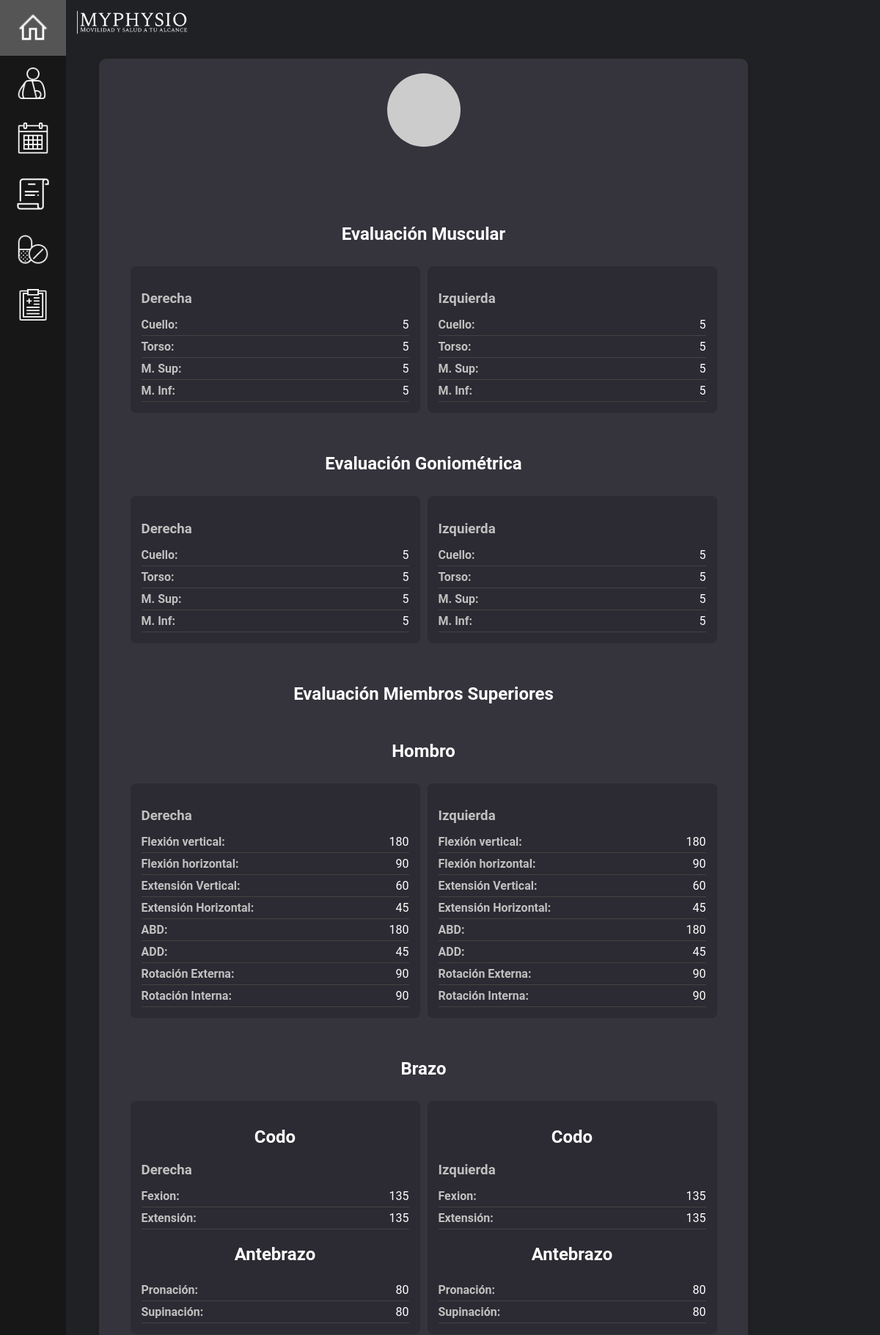
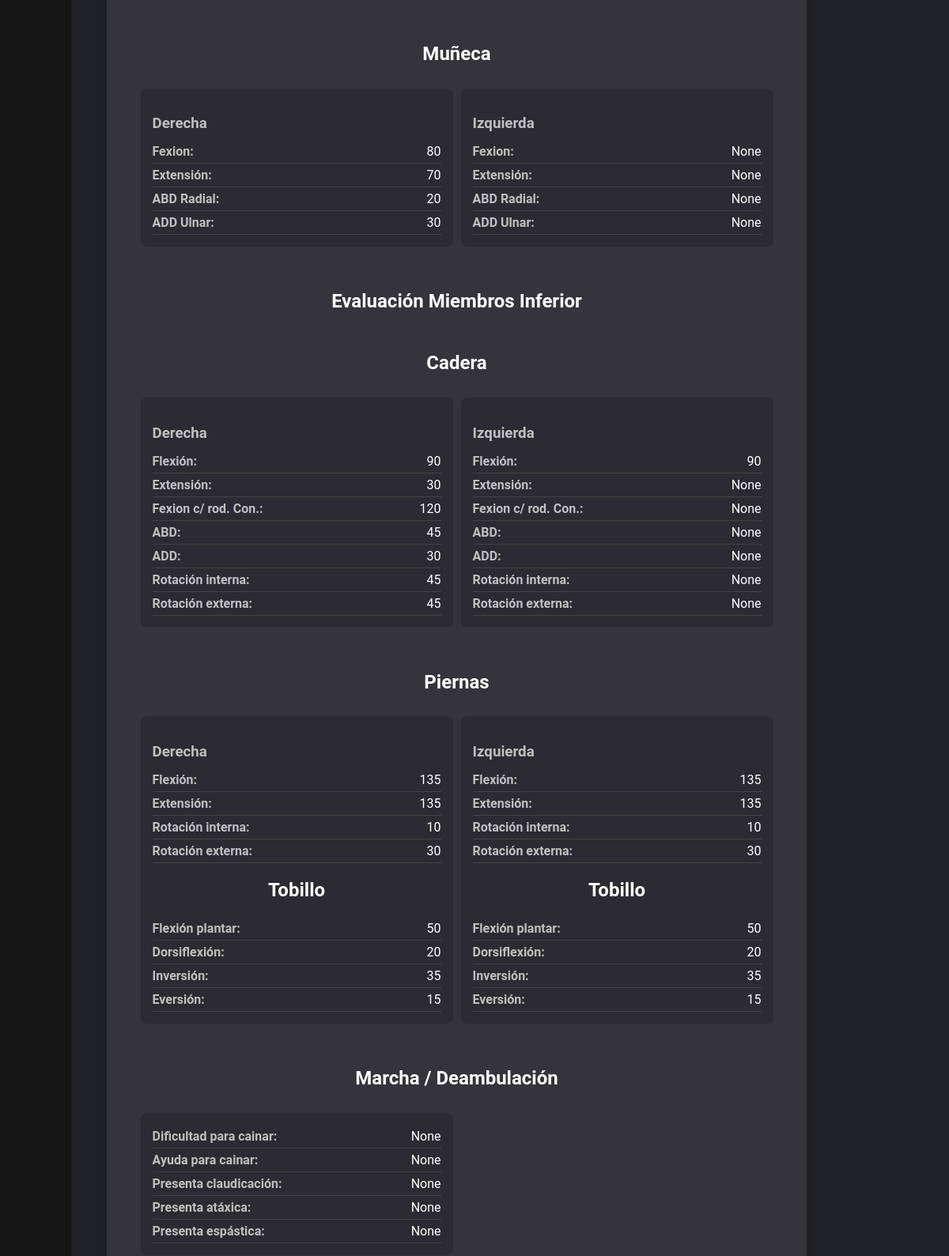
The app's page /mostrar_historial/2/ (upper part) with its own data (2 pictures, top to bottom).
### mainapp/models.py (models this page shows, shortened)
class Historial(models.Model):
    paciente = models.ForeignKey(Paciente, on_delete=models.CASCADE, blank=False, null=False)
    fecha = models.DateField()
    cuello_d = models.IntegerField(blank=True, null=True)
    torso_d = models.IntegerField(blank=True, null=True)
    m_sup_d = models.IntegerField(blank=True, null=True)
    m_inf_d = models.IntegerField(blank=True, null=True)
    cuello_i = models.IntegerField(blank=True, null=True)
    torso_i = models.IntegerField(blank=True, null=True)
    m_sup_i = models.IntegerField(blank=True, null=True)
    m_inf_i = models.IntegerField(blank=True, null=True)
    cuello_dg = models.IntegerField(blank=True, null=True)
    torso_dg = models.IntegerField(blank=True, null=True)
    m_sup_dg = models.IntegerField(blank=True, null=True)
    m_inf_dg = models.IntegerField(blank=True, null=True)
    cuello_ig = models.IntegerField(blank=True, null=True)
    torso_ig = models.IntegerField(blank=True, null=True)
    m_sup_ig = models.IntegerField(blank=True, null=True)
    m_inf_ig = models.IntegerField(blank=True, null=True)
    flexv_ms_hd = models.IntegerField(blank=True, null=True)
    flexh_ms_hd = models.IntegerField(blank=True, null=True)
    extv_ms_hd = models.IntegerField(blank=True, null=True)
    exth_ms_hd = models.IntegerField(blank=True, null=True)
    abd_ms_hd = models.IntegerField(blank=True, null=True)
    add_ms_hd = models.IntegerField(blank=True, null=True)
    rotext_ms_hd = models.IntegerField(blank=True, null=True)
    rotint_ms_hd = models.IntegerField(blank=True, null=True)
    flexv_ms_hi = models.IntegerField(blank=True, null=True)
    flexh_ms_hi = models.IntegerField(blank=True, null=True)
    extv_ms_hi = models.IntegerField(blank=True, null=True)
    exth_ms_hi = models.IntegerField(blank=True, null=True)
    abd_ms_hi = models.IntegerField(blank=True, null=True)
    add_ms_hi = models.IntegerField(blank=True, null=True)
    rotext_ms_hi = models.IntegerField(blank=True, null=True)
    rotint_ms_hi = models.IntegerField(blank=True, null=True)
    flex_ms_bd = models.IntegerField(blank=True, null=True)
    ext_ms_bd = models.IntegerField(blank=True, null=True)
    pron_ms_bd = models.IntegerField(blank=True, null=True)
    susp_ms_bd = models.IntegerField(blank=True, null=True)
    flex_ms_bi = models.IntegerField(blank=True, null=True)
    ext_ms_bi = models.IntegerField(blank=True, null=True)
    pron_ms_bi = models.IntegerField(blank=True, null=True)
    susp_ms_bi = models.IntegerField(blank=True, null=True)
    flex_ms_md = models.IntegerField(blank=True, null=True)
    ext_ms_md = models.IntegerField(blank=True, null=True)
    abdr_ms_md = models.IntegerField(blank=True, null=True)
    add_ms_md = models.IntegerField(blank=True, null=True)
    flex_ms_mi = models.IntegerField(blank=True, null=True)
    ext_ms_mi = models.IntegerField(blank=True, null=True)
    abdr_ms_mi = models.IntegerField(blank=True, null=True)
    add_ms_mi = models.IntegerField(blank=True, null=True)
    flex_mi_cd = models.IntegerField(blank=True, null=True)
    ext_mi_cd = models.IntegerField(blank=True, null=True)
    flexcr_mi_cd = models.IntegerField(blank=True, null=True)
    abd_mi_cd = models.IntegerField(blank=True, null=True)
    add_mi_cd = models.IntegerField(blank=True, null=True)
    rotint_mi_cd = models.IntegerField(blank=True, null=True)
    rotext_mi_cd = models.IntegerField(blank=True, null=True)
    flex_mi_ci = models.IntegerField(blank=True, null=True)
    ext_mi_ci = models.IntegerField(blank=True, null=True)
    flexcr_mi_ci = models.IntegerField(blank=True, null=True)
    abd_mi_ci = models.IntegerField(blank=True, null=True)
    add_mi_ci = models.IntegerField(blank=True, null=True)
    rotint_mi_ci = models.IntegerField(blank=True, null=True)
    rotext_mi_ci = models.IntegerField(blank=True, null=True)
    flex_mi_pd = models.IntegerField(blank=True, null=True)
    ext_mi_pd = models.IntegerField(blank=True, null=True)
    rotint_mi_pd = models.IntegerField(blank=True, null=True)
    rotext_mi_pd = models.IntegerField(blank=True, null=True)
    flexplan_mi_pd = models.IntegerField(blank=True, null=True)
    dors_mi_pd = models.IntegerField(blank=True, null=True)
    inve_mi_pd = models.IntegerField(blank=True, null=True)
    ever_mi_pd = models.IntegerField(blank=True, null=True)
    flex_mi_pi = models.IntegerField(blank=True, null=True)
    ext_mi_pi = models.IntegerField(blank=True, null=True)
    rotint_mi_pi = models.IntegerField(blank=True, null=True)
    rotext_mi_pi = models.IntegerField(blank=True, null=True)
    flexplan_mi_pi = models.IntegerField(blank=True, null=True)
    dors_mi_pi = models.IntegerField(blank=True, null=True)
    inve_mi_pi = models.IntegerField(blank=True, null=True)
    ever_mi_pi = models.IntegerField(blank=True, null=True)
    pres_dif = models.CharField(max_length=250, blank=True, null=True)
    pres_ayud = models.CharField(max_length=250, blank=True, null=True)
    pres_claudi = models.CharField(max_length=250, blank=True, null=True)
    pres_atax = models.CharField(max_length=250, blank=True, null=True)
    pres_espa = models.CharField(max_length=250, blank=True, null=True)

### mainapp/views.py (the view)
# urls.py: path("mostrar_historial/<historial_id>/", views.mostrar_historial, name="mostrar_historial"),
def mostrar_historial(request, historial_id):
    historial = Historial.objects.get(pk=historial_id)
    return render(request, "./mostrar_historial.html", {'historial': historial})

### mainapp/templates/mostrar_historial.html (shortened to what this page needs)
{% extends "dashboard_home.html" %}
{% load static %}
{% block content %}
<div class="container_citas">
    <div class="card-container">
        <div class="avatar">
            <img src="https://via.placeholder.com/100" alt="Avatar del paciente">
        </div>
        <div class="form-step">
            <div class="form-grid">
                <h2 class="form-grid-title">Evaluación Muscular</h2>
                <div class="form-grid1">
                    <h3><strong>Derecha</strong></h3>
                    <p><strong>Cuello:</strong> {{ historial.cuello_d }}</p>
                    <p><strong>Torso:</strong> {{ historial.torso_d }}</p>
                    <p><strong>M. Sup:</strong> {{ historial.m_sup_d }}</p>
                    <p><strong>M. Inf:</strong> {{ historial.m_inf_d }}</p>
                </div>
                <div class="form-grid1">
                    <h3><strong>Izquierda</strong></h3>
                    <p><strong>Cuello:</strong> {{ historial.cuello_i }}</p>
                    <p><strong>Torso:</strong> {{ historial.torso_i }}</p>
                    <p><strong>M. Sup:</strong> {{ historial.m_sup_i }}</p>
                    <p><strong>M. Inf:</strong> {{ historial.m_inf_i }}</p>
                </div>
            </div>
            <div class="form-grid">
                <h2 class="form-grid-title">Evaluación Goniométrica</h2>
                <div class="form-grid1">
                    <h3><strong>Derecha</strong></h3>
                    <p><strong>Cuello:</strong> {{ historial.cuello_dg }}</p>
                    <p><strong>Torso:</strong> {{ historial.torso_dg }}</p>
                    <p><strong>M. Sup:</strong> {{ historial.m_sup_dg }}</p>
                    <p><strong>M. Inf:</strong> {{ historial.m_inf_dg }}</p>
                </div>
                <div class="form-grid1">
                    <h3><strong>Izquierda</strong></h3>
                    <p><strong>Cuello:</strong> {{ historial.cuello_ig }}</p>
                    <p><strong>Torso:</strong> {{ historial.torso_ig }}</p>
                    <p><strong>M. Sup:</strong> {{ historial.m_sup_ig }}</p>
                    <p><strong>M. Inf:</strong> {{ historial.m_inf_ig }}</p>
                </div>
            </div>
            <div class="form-grid">
                <h2 class="form-grid-title">Evaluación Miembros Superiores</h2>
                <h2 class="form-grid-title">Hombro</h2>
                <div class="form-grid1">
                    <h3><strong>Derecha</strong></h3>
                    <p><strong>Flexión vertical:</strong> {{ historial.flexv_ms_hd }}</p>
                    <p><strong>Flexión horizontal:</strong> {{ historial.flexh_ms_hd }}</p>
                    <p><strong>Extensión Vertical:</strong> {{ historial.extv_ms_hd }}</p>
                    <p><strong>Extensión Horizontal:</strong> {{ historial.exth_ms_hd }}</p>
                    <p><strong>ABD:</strong> {{ historial.abd_ms_hd }}</p>
                    <p><strong>ADD:</strong> {{ historial.add_ms_hd }}</p>
                    <p><strong>Rotación Externa:</strong> {{ historial.rotext_ms_hd }}</p>
                    <p><strong>Rotación Interna:</strong> {{ historial.rotint_ms_hd }}</p>
                </div>
                <div class="form-grid1">
                    <h3><strong>Izquierda</strong></h3>
                    <p><strong>Flexión vertical:</strong> {{ historial.flexv_ms_hi }}</p>
                    <p><strong>Flexión horizontal:</strong> {{ historial.flexh_ms_hi }}</p>
                    <p><strong>Extensión Vertical:</strong> {{ historial.extv_ms_hi }}</p>
                    <p><strong>Extensión Horizontal:</strong> {{ historial.exth_ms_hi }}</p>
                    <p><strong>ABD:</strong> {{ historial.abd_ms_hi }}</p>
                    <p><strong>ADD:</strong> {{ historial.add_ms_hi }}</p>
                    <p><strong>Rotación Externa:</strong> {{ historial.rotext_ms_hi }}</p>
                    <p><strong>Rotación Interna:</strong> {{ historial.rotint_ms_hi }}</p>
                </div>
            </div>
            <div class="form-grid">
                <h2 class="form-grid-title">Brazo</h2>
                <div class="form-grid1">
                    <h2 class="form-grid-title">Codo</h2>
                    <h3><strong>Derecha</strong></h3>
                    <p><strong>Fexion:</strong> {{ historial.flex_ms_bd }}</p>
                    <p><strong>Extensión:</strong> {{ historial.ext_ms_bd }}</p>
                    <h2 class="form-grid-title">Antebrazo</h2>
                    <p><strong>Pronación:</strong> {{ historial.pron_ms_bd }}</p>
                    <p><strong>Supinación:</strong> {{ historial.susp_ms_bd }}</p>
                </div>
                <div class="form-grid1">
                    <h2 class="form-grid-title">Codo</h2>
                    <h3><strong>Izquierda</strong></h3>
                    <p><strong>Fexion:</strong> {{ historial.flex_ms_bi }}</p>
                    <p><strong>Extensión:</strong> {{ historial.ext_ms_bi }}</p>
                    <h2 class="form-grid-title">Antebrazo</h2>
                    <p><strong>Pronación:</strong> {{ historial.pron_ms_bi }}</p>
                    <p><strong>Supinación:</strong> {{ historial.susp_ms_bi }}</p>
                </div>
            </div>
            <div class="form-grid">
                <h2 class="form-grid-title">Muñeca</h2>
                <div class="form-grid1">
                    <h3><strong>Derecha</strong></h3>
                    <p><strong>Fexion:</strong> {{ historial.flex_ms_md }}</p>
                    <p><strong>Extensión:</strong> {{ historial.ext_ms_md }}</p>
                    <p><strong>ABD Radial:</strong> {{ historial.abdr_ms_md }}</p>
                    <p><strong>ADD Ulnar:</strong> {{ historial.add_ms_md }}</p>
                </div>
                <div class="form-grid1">
                    <h3><strong>Izquierda</strong></h3>
                    <p><strong>Fexion:</strong> {{ historial.flex_ms_mi }}</p>
                    <p><strong>Extensión:</strong> {{ historial.ext_ms_mi }}</p>
                    <p><strong>ABD Radial:</strong> {{ historial.abdr_ms_mi }}</p>
                    <p><strong>ADD Ulnar:</strong> {{ historial.add_ms_mi }}</p>
                </div>
            </div>
            <div class="form-grid">
                <h2 class="form-grid-title">Evaluación Miembros Inferior</h2>
                <h2 class="form-grid-title">Cadera</h2>
                <div class="form-grid1">
                    <h3><strong>Derecha</strong></h3>
                    <p><strong>Flexión:</strong> {{ historial.flex_mi_cd }}</p>
                    <p><strong>Extensión:</strong> {{ historial.ext_mi_cd }}</p>
                    <p><strong>Fexion c/ rod. Con.:</strong> {{ historial.flexcr_mi_cd }}</p>
                    <p><strong>ABD:</strong> {{ historial.abd_mi_cd }}</p>
                    <p><strong>ADD:</strong> {{ historial.add_mi_cd }}</p>
                    <p><strong>Rotación interna:</strong> {{ historial.rotint_mi_cd }}</p>
                    <p><strong>Rotación externa:</strong> {{ historial.rotext_mi_cd }}</p>
                </div>
                <div class="form-grid1">
                    <h3><strong>Izquierda</strong></h3>
                    <p><strong>Flexión:</strong> {{ historial.flex_mi_ci }}</p>
                    <p><strong>Extensión:</strong> {{ historial.ext_mi_ci }}</p>
                    <p><strong>Fexion c/ rod. Con.:</strong> {{ historial.flexcr_mi_ci }}</p>
                    <p><strong>ABD:</strong> {{ historial.abd_mi_ci }}</p>
                    <p><strong>ADD:</strong> {{ historial.add_mi_ci }}</p>
                    <p><strong>Rotación interna:</strong> {{ historial.rotint_mi_ci }}</p>
                    <p><strong>Rotación externa:</strong> {{ historial.rotext_mi_ci }}</p>
                </div>
            </div>
            <div class="form-grid">
                <h2 class="form-grid-title">Piernas</h2>
                <div class="form-grid1">
                    <h3><strong>Derecha</strong></h3>
                    <p><strong>Flexión:</strong> {{ historial.flex_mi_pd }}</p>
                    <p><strong>Extensión:</strong> {{ historial.ext_mi_pd }}</p>
                    <p><strong>Rotación interna:</strong> {{ historial.rotint_mi_pd }}</p>
                    <p><strong>Rotación externa:</strong> {{ historial.rotext_mi_pd }}</p>
                    <h2 class="form-grid-title">Tobillo</h2>
                    <p><strong>Flexión plantar:</strong> {{ historial.flexplan_mi_pd }}</p>
                    <p><strong>Dorsiflexión:</strong> {{ historial.dors_mi_pd }}</p>
                    <p><strong>Inversión:</strong> {{ historial.inve_mi_pd }}</p>
                    <p><strong>Eversión:</strong> {{ historial.ever_mi_pd}}</p>
                </div>
                <div class="form-grid1">
                    <h3><strong>Izquierda</strong></h3>
                    <p><strong>Flexión:</strong> {{ historial.flex_mi_pi }}</p>
                    <p><strong>Extensión:</strong> {{ historial.ext_mi_pi }}</p>
                    <p><strong>Rotación interna:</strong> {{ historial.rotint_mi_pi }}</p>
                    <p><strong>Rotación externa:</strong> {{ historial.rotext_mi_pi }}</p>
                    <h2 class="form-grid-title">Tobillo</h2>
                    <p><strong>Flexión plantar:</strong> {{ historial.flexplan_mi_pi }}</p>
                    <p><strong>Dorsiflexión:</strong> {{ historial.dors_mi_pi }}</p>
                    <p><strong>Inversión:</strong> {{ historial.inve_mi_pi }}</p>
                    <p><strong>Eversión:</strong> {{ historial.ever_mi_pi}}</p>
                </div>
            </div>
            <div class="form-grid">
                <h2 class="form-grid-title">Marcha / Deambulación</h2>
                <div class="form-grid1">
                    <p><strong>Dificultad para cainar:</strong> {{ historial.pres_dif  }}</p>
                    <p><strong>Ayuda para cainar:</strong> {{ historial.pres_ayud }}</p>
                    <p><strong>Presenta claudicación:</strong> {{ historial.pres_claudi }}</p>
                    <p><strong>Presenta atáxica:</strong> {{ historial.pres_atax }}</p>
                    <p><strong>Presenta espástica:</strong> {{ historial.pres_espa }}</p>
                </div>
            </div>
        </div>
    </div>
</div>
{% endblock %}

### records on screen
Historial: cuello_d "5", torso_d "5", m_sup_d "5", m_inf_d "5", cuello_i "5", torso_i "5", m_sup_i "5", m_inf_i "5", cuello_dg "5", torso_dg "5", m_sup_dg "5", m_inf_dg "5", cuello_ig "5", torso_ig "5", m_sup_ig "5", m_inf_ig "5", flexv_ms_hd "180", flexh_ms_hd "90", extv_ms_hd "60", exth_ms_hd "45", abd_ms_hd "180", add_ms_hd "45", rotext_ms_hd "90", rotint_ms_hd "90", flexv_ms_hi "180", flexh_ms_hi "90", extv_ms_hi "60", exth_ms_hi "45", abd_ms_hi "180", add_ms_hi "45", rotext_ms_hi "90", rotint_ms_hi "90", flex_ms_bd "135", ext_ms_bd "135", pron_ms_bd "80", susp_ms_bd "80", flex_ms_bi "135", ext_ms_bi "135", pron_ms_bi "80", susp_ms_bi "80", flex_ms_md "80", ext_ms_md "70", abdr_ms_md "20", add_ms_md "30", flex_ms_mi "None", ext_ms_mi "None", abdr_ms_mi "None", add_ms_mi "None", flex_mi_cd "90", ext_mi_cd "30", flexcr_mi_cd "120", abd_mi_cd "45", add_mi_cd "30", rotint_mi_cd "45", rotext_mi_cd "45", flex_mi_ci "90", ext_mi_ci "None", flexcr_mi_ci "None", abd_mi_ci "None", add_mi_ci "None", rotint_mi_ci "None", rotext_mi_ci "None", flex_mi_pd "135", ext_mi_pd "135", rotint_mi_pd "10", rotext_mi_pd "30", flexplan_mi_pd "50", dors_mi_pd "20", inve_mi_pd "35", ever_mi_pd "15", flex_mi_pi "135", ext_mi_pi "135", rotint_mi_pi "10", rotext_mi_pi "30", flexplan_mi_pi "50", dors_mi_pi "20", inve_mi_pi "35", ever_mi_pi "15", pres_dif "None", pres_ayud "None", pres_claudi "None", pres_atax "None", pres_espa "None"
